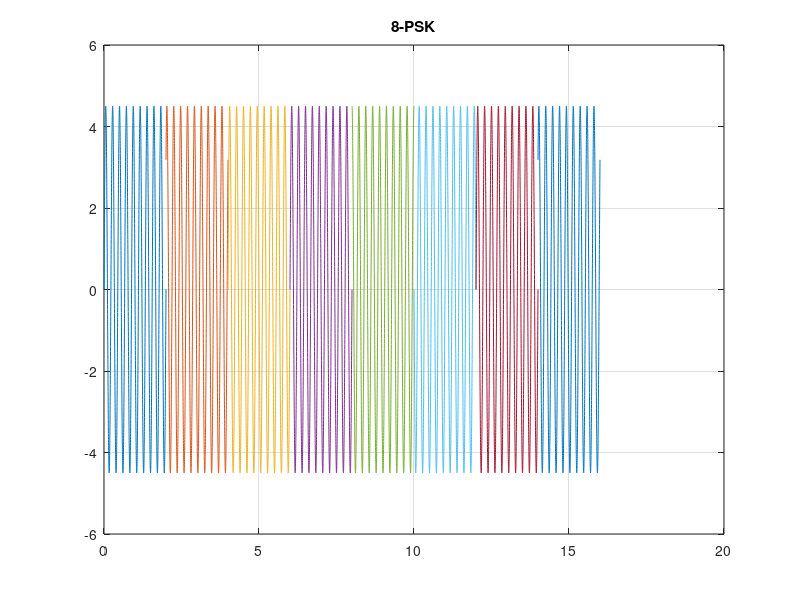

The MATLAB source for this figure:
close all;
clc;
clear all;
%ID=AB-CDEFG-H
A=2;
B=0;
C=4;
D=2;
E=4;
F=5;
G=1;
H=1;

% Converting E=4, F=5 and G=1 to 8 bit ASCII characters array
bitStream_1= dec2bin(E,8)-'0';
bitStream_2= dec2bin(F,8)-'0';
bitStream_3= dec2bin(G,8)-'0';
% genarating bit stream array
bitStream= [bitStream_1 bitStream_2 bitStream_3]; 
% calculating length of bit stream
n=length(bitStream); 
ts=2;
%frequency
fd=4.5;
fs=1000;
i=1;
g=0;
while i:3:n
    %width of any pulse 
    t=g*ts:1/fs:(g+1)*ts;
    %condition
    if bitStream(i)==0 && bitStream(i+1)==0 && bitStream(i+2)==0
        psk=4.5*sin(2*pi*fd*t);
    elseif bitStream(i)==0 && bitStream(i+1)==0 && bitStream(i+2)==1
        psk=4.5*sin(2*pi*fd*t+pi/4);
    elseif bitStream(i)==0 && bitStream(i+1)==1 && bitStream(i+2)==0
        psk=4.5*sin(2*pi*fd*t+pi/2);
    elseif bitStream(i)==0 && bitStream(i+1)==1 && bitStream(i+2)==1
        psk=4.5*sin(2*pi*fd*t+(3*pi)/4);
    elseif bitStream(i)==1 && bitStream(i+1)==0 && bitStream(i+2)==0
        psk=4.5*sin(2*pi*fd*t+pi);
    elseif bitStream(i)==1 && bitStream(i+1)==0 && bitStream(i+2)==1
        psk=4.5*sin(2*pi*fd*t+pi+pi/4);
    elseif bitStream(i)==1 && bitStream(i+1)==1 && bitStream(i+2)==0
        psk=4.5*sin(2*pi*fd*t+pi+pi/2);
    elseif bitStream(i)==1 && bitStream(i+1)==1 && bitStream(i+2)==1
        psk=4.5*sin(2*pi*fd*t+pi+(3*pi)/4);
    end
    %subplot(312)
    %plotting graph
    plot(t,psk);
    hold on;
    grid on;
    title('8-PSK');
    
    i=i+3;
    g=g+1;
end;